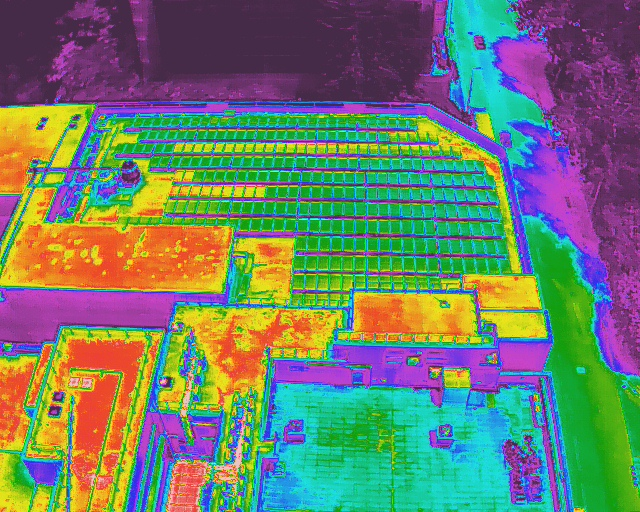
#> input picture DJI_0519_T.JPG, 640 x 512 px
$ python smart_pv_detection.py -i DJI_0519_T.JPG
#> lines starting #> are read from the running program, lines starting #| are printed output that depends on the picture; after the words box and inside, x2 and y2 are one past the last pixel; in counts of white or black regions, pixels touching at a corner belong together
#!/usr/bin/env python
# -*- coding: utf-8 -*-

import argparse
import json
import os
from datetime import datetime
from typing import Any, Dict, List, Tuple

import cv2
import numpy as np


class SmartPVDetection:
    """
    智能光伏板检测算法
    基于实际光伏板的视觉特征进行精确检测
    """

    def __init__(self, debug_mode: bool = True):
        self.debug_mode = debug_mode
        self.rgb_image = None
        self.debug_dir = None
        self.image_height = 0
        self.image_width = 0

    def load_image(self, image_path: str) -> np.ndarray:
        """加载RGB图像"""
        self.rgb_image = cv2.imread(image_path)
        if self.rgb_image is None:
            raise FileNotFoundError(f"无法加载图像: {image_path}")

        self.image_height, self.image_width = self.rgb_image.shape[:2]
        print(f"图像尺寸: {self.image_width} x {self.image_height}")

        # 创建调试目录
        if self.debug_mode:
            timestamp = datetime.now().strftime("%Y%m%d_%H%M%S")
            base_name = os.path.splitext(os.path.basename(image_path))[0]
            self.debug_dir = f"smart_pv_debug_{base_name}_{timestamp}"
            os.makedirs(self.debug_dir, exist_ok=True)

            # 保存原始图像
            cv2.imwrite(os.path.join(self.debug_dir, "01_original.jpg"), self.rgb_image)

        return self.rgb_image

    def detect_pv_array_region(self) -> Tuple[int, int, int, int]:
        """检测主要的光伏板阵列区域"""
        print("检测光伏板阵列区域...")

        # 转换到不同色彩空间进行分析
        hsv = cv2.cvtColor(self.rgb_image, cv2.COLOR_BGR2HSV)
        lab = cv2.cvtColor(self.rgb_image, cv2.COLOR_BGR2LAB)
        gray = cv2.cvtColor(self.rgb_image, cv2.COLOR_BGR2GRAY)

        # 方法1: 基于HSV的光伏板检测（深蓝色）
        # 扩大HSV范围以捕获更多光伏板像素
        lower_blue1 = np.array([100, 50, 20])
        upper_blue1 = np.array([130, 255, 120])
        mask_blue = cv2.inRange(hsv, lower_blue1, upper_blue1)

        # 方法2: 基于亮度的检测（光伏板通常较暗）
        _, mask_dark = cv2.threshold(gray, 80, 255, cv2.THRESH_BINARY_INV)

        # 方法3: 基于LAB色彩空间的检测
        l_channel, a_channel, b_channel = cv2.split(lab)
        _, mask_lab = cv2.threshold(l_channel, 100, 255, cv2.THRESH_BINARY_INV)

        # 结合多种掩码
        combined_mask = cv2.bitwise_or(mask_blue, mask_dark)
        combined_mask = cv2.bitwise_or(combined_mask, mask_lab)

        # 形态学操作
        kernel = np.ones((10, 10), np.uint8)
        combined_mask = cv2.morphologyEx(combined_mask, cv2.MORPH_CLOSE, kernel)
        combined_mask = cv2.morphologyEx(combined_mask, cv2.MORPH_OPEN, kernel)

        # 查找最大的连通区域
        contours, _ = cv2.findContours(combined_mask, cv2.RETR_EXTERNAL, cv2.CHAIN_APPROX_SIMPLE)

        if not contours:
            print("未找到光伏板区域，使用整个图像")
            return 0, 0, self.image_width, self.image_height

        # 找到最大的轮廓
        largest_contour = max(contours, key=cv2.contourArea)
        x, y, w, h = cv2.boundingRect(largest_contour)

        # 扩展边界
        margin = 50
        x = max(0, x - margin)
        y = max(0, y - margin)
        w = min(self.image_width - x, w + 2 * margin)
        h = min(self.image_height - y, h + 2 * margin)

        print(f"光伏板阵列区域: ({x}, {y}) - ({x+w}, {y+h})")

        # 保存调试信息
        if self.debug_dir:
            cv2.imwrite(os.path.join(self.debug_dir, "02_hsv.jpg"), hsv)
            cv2.imwrite(os.path.join(self.debug_dir, "03_mask_blue.jpg"), mask_blue)
            cv2.imwrite(os.path.join(self.debug_dir, "04_mask_dark.jpg"), mask_dark)
            cv2.imwrite(os.path.join(self.debug_dir, "05_mask_lab.jpg"), mask_lab)
            cv2.imwrite(os.path.join(self.debug_dir, "06_combined_mask.jpg"), combined_mask)

            debug_img = self.rgb_image.copy()
            cv2.rectangle(debug_img, (x, y), (x + w, y + h), (0, 255, 0), 5)
            cv2.imwrite(os.path.join(self.debug_dir, "07_array_region.jpg"), debug_img)

        return x, y, w, h

    def detect_individual_panels_by_template(self, roi_region: Tuple[int, int, int, int]) -> List[Dict[str, Any]]:
        """使用模板匹配和轮廓检测来识别单个光伏板"""
        print("使用轮廓检测识别单个光伏板...")

        x, y, w, h = roi_region
        roi_img = self.rgb_image[y:y+h, x:x+w]

        # 转换为灰度图
        gray_roi = cv2.cvtColor(roi_img, cv2.COLOR_BGR2GRAY)

        # 使用多种阈值方法
        # 方法1: OTSU阈值
        _, thresh_otsu = cv2.threshold(gray_roi, 0, 255, cv2.THRESH_BINARY_INV + cv2.THRESH_OTSU)

        # 方法2: 自适应阈值
        thresh_adaptive = cv2.adaptiveThreshold(gray_roi, 255, cv2.ADAPTIVE_THRESH_GAUSSIAN_C,
                                               cv2.THRESH_BINARY_INV, 15, 5)

        # 结合两种阈值
        combined_thresh = cv2.bitwise_or(thresh_otsu, thresh_adaptive)

        # 形态学操作
        kernel = np.ones((3, 3), np.uint8)
        combined_thresh = cv2.morphologyEx(combined_thresh, cv2.MORPH_CLOSE, kernel)

        # 查找轮廓
        contours, _ = cv2.findContours(combined_thresh, cv2.RETR_EXTERNAL, cv2.CHAIN_APPROX_SIMPLE)

        panels = []
        panel_id = 1

        # 分析每个轮廓
        for contour in contours:
            area = cv2.contourArea(contour)

            # 面积过滤（基于图像尺寸调整）
            min_area = 1000   # 最小面积
            max_area = 50000  # 最大面积

            if min_area < area < max_area:
                # 获取边界框
                cx, cy, cw, ch = cv2.boundingRect(contour)

                # 长宽比检查
                aspect_ratio = cw / ch if ch > 0 else 0
                if 0.5 < aspect_ratio < 2.0:  # 光伏板通常接近正方形

                    # 转换回全图坐标
                    global_x = x + cx
                    global_y = y + cy

                    # 检查轮廓的矩形度（轮廓面积与边界框面积的比值）
                    rect_area = cw * ch
                    rectangularity = area / rect_area if rect_area > 0 else 0

                    if rectangularity > 0.6:  # 轮廓应该相对矩形
                        panel = {
                            "id": f"PV{panel_id:03d}",
                            "position": {
                                "x": global_x,
                                "y": global_y,
                                "width": cw,
                                "height": ch
                            },
                            "area": area,
                            "aspect_ratio": aspect_ratio,
                            "rectangularity": rectangularity,
                            "contour_area": area
                        }

                        panels.append(panel)
                        panel_id += 1

        # 保存调试信息
        if self.debug_dir:
            cv2.imwrite(os.path.join(self.debug_dir, "08_roi_gray.jpg"), gray_roi)
            cv2.imwrite(os.path.join(self.debug_dir, "09_thresh_otsu.jpg"), thresh_otsu)
            cv2.imwrite(os.path.join(self.debug_dir, "10_thresh_adaptive.jpg"), thresh_adaptive)
            cv2.imwrite(os.path.join(self.debug_dir, "11_combined_thresh.jpg"), combined_thresh)

            # 绘制检测到的轮廓
            contour_img = roi_img.copy()
            for i, panel in enumerate(panels):
                pos = panel["position"]
                # 转换回ROI坐标
                roi_x = pos["x"] - x
                roi_y = pos["y"] - y
                cv2.rectangle(contour_img, (roi_x, roi_y),
                             (roi_x + pos["width"], roi_y + pos["height"]),
                             (0, 255, 0), 2)
                cv2.putText(contour_img, panel["id"],
                           (roi_x + 5, roi_y + 20),
                           cv2.FONT_HERSHEY_SIMPLEX, 0.5, (0, 0, 255), 2)

            cv2.imwrite(os.path.join(self.debug_dir, "12_detected_contours.jpg"), contour_img)

        return panels

    def detect_panels_by_grid_analysis(self, roi_region: Tuple[int, int, int, int]) -> List[Dict[str, Any]]:
        """通过网格分析检测光伏板"""
        print("通过网格分析检测光伏板...")

        x, y, w, h = roi_region
        roi_img = self.rgb_image[y:y+h, x:x+w]

        # 转换为灰度图
        gray_roi = cv2.cvtColor(roi_img, cv2.COLOR_BGR2GRAY)

        # 边缘检测
        edges = cv2.Canny(gray_roi, 50, 150, apertureSize=3)

        # 使用霍夫变换检测直线
        lines = cv2.HoughLines(edges, 1, np.pi/180, threshold=100)

        horizontal_lines = []
        vertical_lines = []

        if lines is not None:
            for rho, theta in lines[:, 0]:
                # 分类水平线和垂直线
                angle = theta * 180 / np.pi

                if abs(angle) < 10 or abs(angle - 180) < 10:  # 水平线
                    y_pos = int(rho / np.sin(theta)) if np.sin(theta) != 0 else 0
                    if 0 <= y_pos < h:
                        horizontal_lines.append(y_pos + y)
                elif abs(angle - 90) < 10:  # 垂直线
                    x_pos = int(rho / np.cos(theta)) if np.cos(theta) != 0 else 0
                    if 0 <= x_pos < w:
                        vertical_lines.append(x_pos + x)

        # 去重和排序
        horizontal_lines = sorted(list(set(horizontal_lines)))
        vertical_lines = sorted(list(set(vertical_lines)))

        # 聚类相近的线
        horizontal_lines = self._cluster_lines(horizontal_lines, tolerance=30)
        vertical_lines = self._cluster_lines(vertical_lines, tolerance=30)

        print(f"检测到 {len(horizontal_lines)} 条水平线, {len(vertical_lines)} 条垂直线")

        panels = []

        # 如果检测到足够的网格线，创建网格面板
        if len(horizontal_lines) >= 2 and len(vertical_lines) >= 2:
            panel_id = 1
            for r in range(len(horizontal_lines) - 1):
                for c in range(len(vertical_lines) - 1):
                    y1, y2 = horizontal_lines[r], horizontal_lines[r + 1]
                    x1, x2 = vertical_lines[c], vertical_lines[c + 1]

                    width, height = x2 - x1, y2 - y1

                    # 尺寸检查
                    if 50 < width < 300 and 50 < height < 300:
                        aspect_ratio = width / height if height > 0 else 0
                        if 0.5 < aspect_ratio < 2.0:
                            panel = {
                                "id": f"GRID{panel_id:03d}",
                                "grid_position": f"R{r+1}-C{c+1}",
                                "position": {
                                    "x": x1,
                                    "y": y1,
                                    "width": width,
                                    "height": height
                                },
                                "area": width * height,
                                "aspect_ratio": aspect_ratio,
                                "detection_method": "grid"
                            }

                            panels.append(panel)
                            panel_id += 1

        # 保存调试信息
        if self.debug_dir:
            cv2.imwrite(os.path.join(self.debug_dir, "13_edges.jpg"), edges)

            # 绘制检测到的线
            line_img = roi_img.copy()
            for y_pos in horizontal_lines:
                cv2.line(line_img, (0, y_pos - y), (w, y_pos - y), (0, 255, 0), 2)
            for x_pos in vertical_lines:
                cv2.line(line_img, (x_pos - x, 0), (x_pos - x, h), (255, 0, 0), 2)
            cv2.imwrite(os.path.join(self.debug_dir, "14_grid_lines.jpg"), line_img)

        return panels

    def _cluster_lines(self, lines: List[int], tolerance: int = 30) -> List[int]:
        """聚类相近的线条"""
        if not lines:
            return []

        clustered = []
        current_cluster = [lines[0]]

        for i in range(1, len(lines)):
            if lines[i] - current_cluster[-1] <= tolerance:
                current_cluster.append(lines[i])
            else:
                center = sum(current_cluster) // len(current_cluster)
                clustered.append(center)
                current_cluster = [lines[i]]

        if current_cluster:
            center = sum(current_cluster) // len(current_cluster)
            clustered.append(center)

        return clustered

    def merge_detection_results(self, contour_panels: List[Dict[str, Any]],
                               grid_panels: List[Dict[str, Any]]) -> List[Dict[str, Any]]:
        """合并不同检测方法的结果"""
        print("合并检测结果...")

        all_panels = []

        # 添加轮廓检测的结果
        for panel in contour_panels:
            panel["detection_method"] = "contour"
            all_panels.append(panel)

        # 添加网格检测的结果（避免重复）
        for grid_panel in grid_panels:
            # 检查是否与现有面板重叠
            is_duplicate = False
            for existing_panel in all_panels:
                if self._panels_overlap(grid_panel, existing_panel, threshold=0.5):
                    is_duplicate = True
                    break

            if not is_duplicate:
                all_panels.append(grid_panel)

        # 按位置排序
        all_panels.sort(key=lambda p: (p["position"]["y"], p["position"]["x"]))

        # 重新编号
        for i, panel in enumerate(all_panels):
            panel["id"] = f"PV{i+1:03d}"

        return all_panels

    # [20 lines left out: function _panels_overlap, not called in this run]

    def visualize_results(self, panels: List[Dict[str, Any]]) -> np.ndarray:
        """可视化检测结果"""
        print(f"可视化 {len(panels)} 个光伏板的检测结果...")

        result_img = self.rgb_image.copy()

        # 绘制每个面板
        for panel in panels:
            pos = panel["position"]
            x, y, w, h = pos["x"], pos["y"], pos["width"], pos["height"]

            # 根据检测方法使用不同颜色
            if panel.get("detection_method") == "contour":
                color = (0, 255, 0)  # 绿色 - 轮廓检测
            else:
                color = (255, 0, 0)  # 蓝色 - 网格检测

            cv2.rectangle(result_img, (x, y), (x + w, y + h), color, 3)

            # 显示面板ID
            cv2.putText(result_img, panel["id"],
                       (x + 5, y + 25),
                       cv2.FONT_HERSHEY_SIMPLEX, 0.7, (0, 0, 255), 2)

            # 显示检测方法
            method_text = panel.get("detection_method", "unknown")
            cv2.putText(result_img, method_text,
                       (x + 5, y + 50),
                       cv2.FONT_HERSHEY_SIMPLEX, 0.5, (255, 255, 0), 1)

        # 保存结果
        if self.debug_dir:
            cv2.imwrite(os.path.join(self.debug_dir, "15_final_result.jpg"), result_img)

        return result_img

    def save_results(self, panels: List[Dict[str, Any]]):
        """保存结果到JSON文件"""
        if self.debug_dir:
            result_data = {
                "method": "smart_pv_detection",
                "total_panels": len(panels),
                "detection_time": datetime.now().isoformat(),
                "image_size": {
                    "width": self.image_width,
                    "height": self.image_height
                },
                "panels": panels
            }

            json_path = os.path.join(self.debug_dir, "smart_results.json")
            with open(json_path, 'w', encoding='utf-8') as f:
                json.dump(result_data, f, indent=2, ensure_ascii=False)

            print(f"结果已保存到: {json_path}")

    def process_image(self, image_path: str):
        """处理图像的主函数"""
        print(f"开始智能光伏板检测: {image_path}")

        # 加载图像
        self.load_image(image_path)

        # 检测光伏板阵列区域
        roi_region = self.detect_pv_array_region()

        # 使用轮廓检测识别单个面板
        contour_panels = self.detect_individual_panels_by_template(roi_region)

        # 使用网格分析检测面板
        grid_panels = self.detect_panels_by_grid_analysis(roi_region)

        # 合并检测结果
        all_panels = self.merge_detection_results(contour_panels, grid_panels)

        # 可视化结果
        result_img = self.visualize_results(all_panels)

        # 保存结果
        self.save_results(all_panels)

        print(f"\n=== 智能检测结果 ===")
        print(f"轮廓检测: {len(contour_panels)} 个面板")
        print(f"网格检测: {len(grid_panels)} 个面板")
        print(f"合并后总计: {len(all_panels)} 个面板")

        if self.debug_dir:
            print(f"调试文件保存在: {self.debug_dir}")

        return all_panels, result_img


def main():
    parser = argparse.ArgumentParser(description='智能光伏板检测算法')
    parser.add_argument('--image', '-i', type=str, required=True, help='RGB图像路径')
    args = parser.parse_args()

    # 创建检测器
    detector = SmartPVDetection(debug_mode=True)

    # 处理图像
    panels, result_img = detector.process_image(args.image)
#> in load_image, self.rgb_image is the input picture: shape (512, 640, 3); mean B, G, R 106.6, 126.1, 109.7
#| 图像尺寸: 640 x 512
#> in detect_pv_array_region, `mask_blue = cv2.inRange(hsv, lower_blue1, upper_blue1)`:
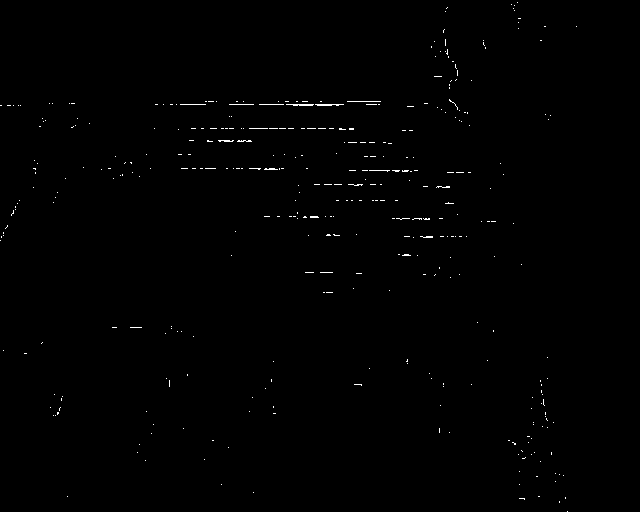
#> mask_blue: shape (512, 640); 0.42% white in thin lines or dots, all inside (x1, y1, x2, y2) = (0, 2, 577, 512)
#> in detect_pv_array_region, `combined_mask = cv2.morphologyEx(combined_mask, cv2.MORPH_OPEN, kernel)`:
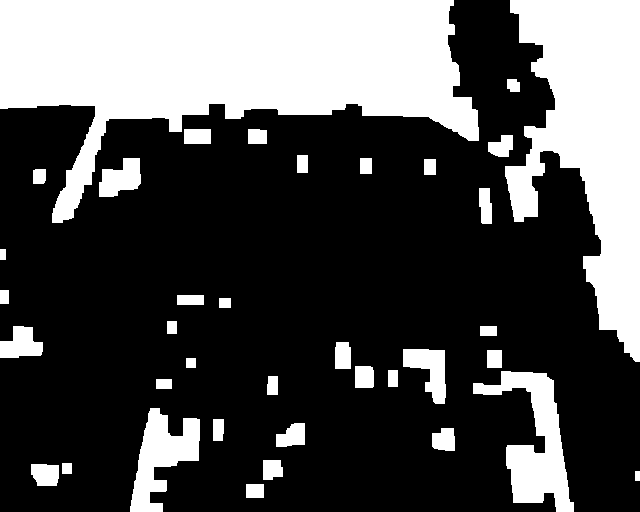
#> combined_mask: shape (512, 640); 31.3% white; 37 white regions
#> in detect_pv_array_region, `contours, _ = cv2.findContours(combined_mask, cv2.RETR_EXTERNAL, cv2.C..`: contours = 37 contours; largest, box (x1, y1, x2, y2) and area: (0, 0, 479, 223) 53899, (505, 0, 640, 362) 26850, (473, 371, 574, 512) 5424, (130, 408, 200, 512) 3453, (403, 349, 446, 404) 1258
#> in detect_pv_array_region, `largest_contour = max(contours, key=cv2.contourArea)`: largest_contour = contour of 234 points, box (x1, y1, x2, y2) (0, 0, 479, 223), area 53899
#> in detect_pv_array_region, `x, y, w, h = cv2.boundingRect(largest_contour)`: x = 0; w = 479; h = 223
#> in detect_pv_array_region, `w = min(self.image_width - x, w + 2 * margin)`: w = 579
#> in detect_pv_array_region, `h = min(self.image_height - y, h + 2 * margin)`: h = 323
#| 光伏板阵列区域: (0, 0) - (579, 323)
#> in detect_pv_array_region, `cv2.rectangle(debug_img, (x, y), (x + w, y + h), (0, 255, 0), 5)`:
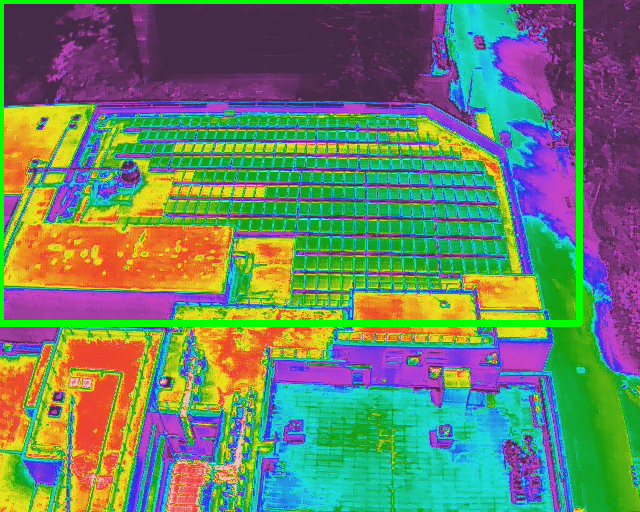
#> debug_img: shape (512, 640, 3); 3.02% of pixels changed, all inside (x1, y1, x2, y2) = (0, 0, 583, 327)
#> in process_image, `roi_region = self.detect_pv_array_region()`: roi_region = (0, 0, 579, 323)
#> in detect_individual_panels_by_template, `x, y, w, h = roi_region`: x = 0; w = 579; h = 323
#> in detect_individual_panels_by_template, `thresh_adaptive = cv2.adaptiveThreshold(gray_roi, 255, cv2.ADAPTIVE_TH..`:
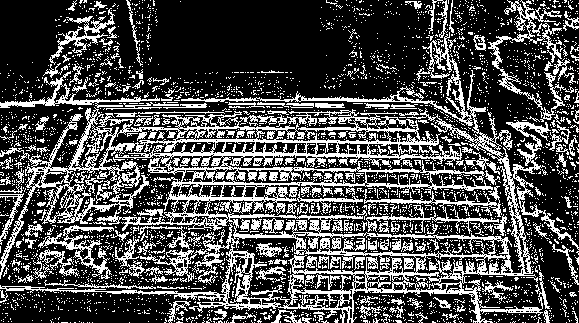
#> thresh_adaptive: shape (323, 579); 30.5% white in thin lines or dots
#> in detect_individual_panels_by_template, `combined_thresh = cv2.morphologyEx(combined_thresh, cv2.MORPH_CLOSE, k..`:
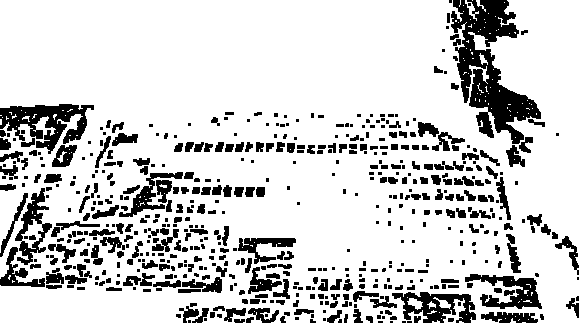
#> combined_thresh: shape (323, 579); 81.6% white; 563 black regions (275 under 20 px)
#> in detect_individual_panels_by_template, `contours, _ = cv2.findContours(combined_thresh, cv2.RETR_EXTERNAL, cv2..`: contours = 111 contours, 104 with area under 20; largest, box (x1, y1, x2, y2) and area: (0, 0, 579, 323) 171849, (442, 298, 466, 323) 200, (407, 298, 423, 310) 87, (465, 0, 479, 21) 66, (433, 297, 451, 309) 64, (479, 53, 488, 65) 32, (427, 301, 436, 309) 21
#> the loop in detect_individual_panels_by_template, `for contour in contours:` made 111 passes
#> area on passes 15 to 18: 21, 200, 87, 64
#> after the loop in detect_individual_panels_by_template, `for contour in contours:`: panel_id = 1; panels = []
#> in detect_panels_by_grid_analysis, `x, y, w, h = roi_region`: x = 0; w = 579; h = 323
#> in detect_panels_by_grid_analysis, `edges = cv2.Canny(gray_roi, 50, 150, apertureSize=3)`:
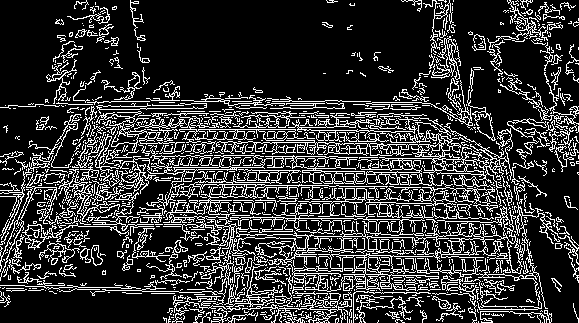
#> edges: shape (323, 579); 20.6% white in thin lines or dots
#> the loop in detect_panels_by_grid_analysis, `for rho, theta in lines[:, 0]:` made 4671 passes
#> (rho, theta, angle, x_pos) on passes 1 to 8: (165, 1.59, 91, -9454), (180, 1.59, 91, -10313), (230, 1.59, 91, -13178), (196, 1.59, 91, -11230), (285, 1.59, 91, -16330), (151, 1.59, 91, -8652), (167, 1.57, 90, -3820514560), (217, 1.57, 90, -4964381184)
#> after the loop in detect_panels_by_grid_analysis, `for rho, theta in lines[:, 0]:`: horizontal_lines = [0, 0, 0, 0]; vertical_lines = []
#> in detect_panels_by_grid_analysis, `horizontal_lines = sorted(list(set(horizontal_lines)))`: horizontal_lines = [0]
#> after the loop in _cluster_lines, `for i in range(1, len(lines)):`: clustered = []
#> in _cluster_lines, `center = sum(current_cluster) // len(current_cluster)`: center = 0
#| 检测到 1 条水平线, 0 条垂直线
#> the loop in detect_panels_by_grid_analysis, `for y_pos in horizontal_lines:` made 1 pass
#> after the loop in detect_panels_by_grid_analysis, `for y_pos in horizontal_lines:`:
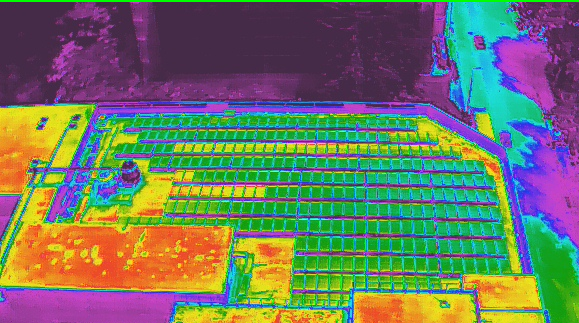
#> line_img: shape (323, 579, 3); mean B, G, R 98.3, 119.5, 109.9
#> in process_image, `grid_panels = self.detect_panels_by_grid_analysis(roi_region)`: grid_panels = []
#> (printed output is left out)
#| 轮廓检测: 0 个面板
#| 网格检测: 0 个面板
#| 合并后总计: 0 个面板
#> panels = []

    return panels, result_img


if __name__ == "__main__":
    main()
